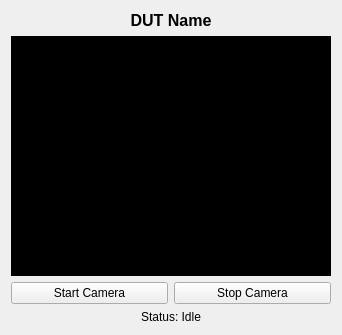
<?xml version="1.0" encoding="UTF-8"?>
<ui version="4.0">
 <class>DUTWidget</class>
 <widget class="QWidget" name="DUTWidget">
  <layout class="QVBoxLayout" name="verticalLayout">
   <item>
    <widget class="QLabel" name="title_label">
     <property name="text">
      <string>DUT Name</string>
     </property>
     <property name="alignment">
      <set>Qt::AlignCenter</set>
     </property>
     <property name="styleSheet">
      <string>font-weight: bold; font-size: 16px;</string>
     </property>
    </widget>
   </item>
   <item>
    <widget class="QLabel" name="image_label">
     <property name="minimumSize">
      <size>
       <width>320</width>
       <height>240</height>
      </size>
     </property>
     <property name="styleSheet">
      <string>background-color: black;</string>
     </property>
    </widget>
   </item>
   <item>
    <layout class="QHBoxLayout" name="horizontalLayout">
     <item>
      <widget class="QPushButton" name="start_button">
       <property name="text">
        <string>Start Camera</string>
       </property>
      </widget>
     </item>
     <item>
      <widget class="QPushButton" name="stop_button">
       <property name="text">
        <string>Stop Camera</string>
       </property>
      </widget>
     </item>
    </layout>
   </item>
   <item>
    <widget class="QLabel" name="status_label">
     <property name="text">
      <string>Status: Idle</string>
     </property>
     <property name="alignment">
      <set>Qt::AlignCenter</set>
     </property>
    </widget>
   </item>
  </layout>
 </widget>
 <resources/>
 <connections/>
</ui>
